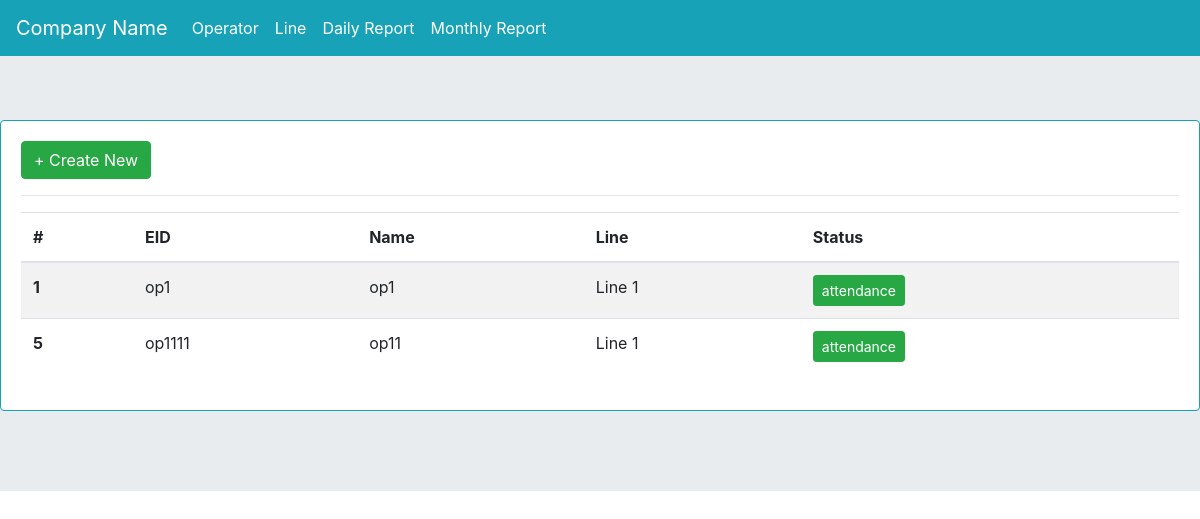
/operatoratt/1/, run on an earlier commit of the app's database.
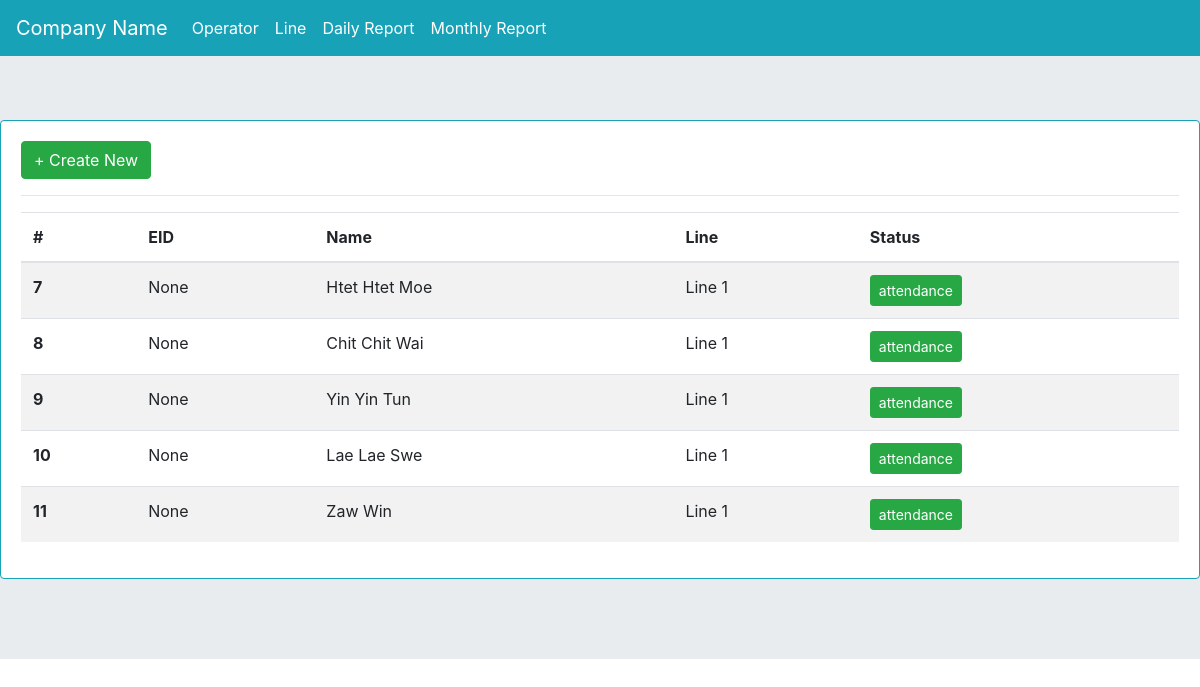
And on a later commit of the database.
### myapp/models.py (models this page shows, shortened)
class operator(models.Model):
    name = models.CharField(max_length=255)
    line = models.ForeignKey(line, on_delete=models.CASCADE)
    employee_code = models.CharField(max_length=255, blank=True, null=True)
    burmese = models.CharField(max_length=255, blank=True, null=True)
    daily_target = models.PositiveIntegerField(default=0)
    status = models.BooleanField(default=False)

class line(models.Model):
    line_name = models.CharField(max_length=255)
    target = models.PositiveIntegerField(default=0)
    def __str__(self):
        return self.line_name

### myapp/views.py (the view)
# urls.py: path('operatoratt/<int:id>/', views.operatoratt, name='operatoratt'),
def operatoratt(request,id):
    op = operator.objects.filter(line=id)
    context = {'op':op}
    return render(request, 'operatoratt.html', context)

### templates/operatoratt.html (shortened to what this page needs)
{% extends 'base.html' %}
{% block content %}
<div class="card border-info mb-3">
  <div class="card-body">
<button type="button" class="btn btn-success" data-toggle="modal" data-target="#createNewInv">
  + Create New
</button>
<hr>
<table class="table table-striped" id="optattend">
  <thead>
    <tr>
      <th scope="col">#</th>
      <th scope="col">EID</th>
      <th scope="col">Name</th>
      <th scope="col">Line</th>
      <th scope="col">Status</th>
    </tr>
  </thead>
  <tbody>
  	{% for i in op %}
    <tr class="opattr">
      <th scope="row" class="oid">{{i.id}}</th>
      <td>{{i.employee_code}}</td>
      <td>{{i.name}}</td>
      <td>{{i.line}}</td>
      <td>
      	<button type="button" class="btn btn-sm btn-success optattbtn">attendance</button>
      </td>
    </tr>
    {% endfor %}
  </tbody>
</table>
  </div>
</div>
{% endblock content %}

### templates/base.html (shortened to what this page needs)
{% load static %}
<!doctype html>
<html lang="en">
  <head>
    <link rel="stylesheet" href="https://cdn.jsdelivr.net/npm/bootstrap@4.6.2/dist/css/bootstrap.min.css">
<link rel="stylesheet" href="https://cdn.datatables.net/2.0.7/css/dataTables.dataTables.css" />
<link rel="stylesheet" href="https://cdn.datatables.net/buttons/3.0.2/css/buttons.dataTables.css" />
<link rel="stylesheet" type="text/css" href="https://cdn.datatables.net/datetime/1.5.2/css/dataTables.dateTime.min.css">
<link rel="stylesheet" type="text/css" href="https://cdnjs.cloudflare.com/ajax/libs/font-awesome/6.0.0-beta3/css/all.min.css">
  </head>
  <body>
  	<nav class="navbar navbar-expand-lg navbar-light bg-info">
  <a class="navbar-brand text-white" href="#">Company Name</a>
  <div class="collapse navbar-collapse" id="navbarNavDropdown">
    <ul class="navbar-nav">
      <li class="nav-item active">
        <a class="nav-link text-white" href="{% url 'myapp:operatorlist' %}">Operator <span class="sr-only">(current)</span></a>
      </li>
      <li class="nav-item">
        <a class="nav-link text-white" href="{% url 'myapp:linelist' %}">Line <span class="sr-only">(current)</span></a>
      </li>
      <li class="nav-item">
        <a class="nav-link text-white" href="{% url 'myapp:daily_rep_view' %}">Daily Report <span class="sr-only">(current)</span></a>
      </li>
      <li class="nav-item">
        <a class="nav-link text-white" href="{% url 'myapp:monthly_report' %}">Monthly Report <span class="sr-only">(current)</span></a>
      </li>
    </ul>
  </div>
</nav>
    <div class="jumbotron jumbotron-fluid">
{% block content %}
{% endblock content %}
</div>
  </body>
</html>

What changed in the data, as far as the page shows it:
removed operator: id "1", employee_code "op1", name "op1", line "Line 1"
removed operator: id "5", employee_code "op1111", name "op11", line "Line 1"
added operator: id "7", employee_code "None", name "Htet Htet Moe", line "Line 1"
added operator: id "8", employee_code "None", name "Chit Chit Wai", line "Line 1"
added operator: id "9", employee_code "None", name "Yin Yin Tun", line "Line 1"
added operator: id "10", employee_code "None", name "Lae Lae Swe", line "Line 1"
added operator: id "11", employee_code "None", name "Zaw Win", line "Line 1"
